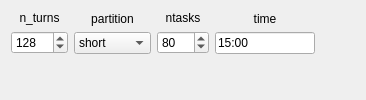
          <widget class="QWidget" name="tab_29">
           <attribute name="title">
            <string>Test</string>
           </attribute>
           <layout class="QVBoxLayout" name="verticalLayout_100">
            <item>
             <layout class="QHBoxLayout" name="horizontalLayout_49">
              <item>
               <layout class="QVBoxLayout" name="verticalLayout_122">
                <item>
                 <widget class="QLabel" name="label_139">
                  <property name="maximumSize">
                   <size>
                    <width>57</width>
                    <height>16777215</height>
                   </size>
                  </property>
                  <property name="text">
                   <string>n_turns</string>
                  </property>
                  <property name="alignment">
                   <set>Qt::AlignCenter</set>
                  </property>
                 </widget>
                </item>
                <item>
                 <widget class="QSpinBox" name="spinBox_n_turns_cmap_px_test">
                  <property name="maximumSize">
                   <size>
                    <width>57</width>
                    <height>16777215</height>
                   </size>
                  </property>
                  <property name="minimum">
                   <number>3</number>
                  </property>
                  <property name="maximum">
                   <number>10000</number>
                  </property>
                  <property name="value">
                   <number>128</number>
                  </property>
                 </widget>
                </item>
               </layout>
              </item>
              <item>
               <layout class="QVBoxLayout" name="verticalLayout_132">
                <item>
                 <widget class="QLabel" name="label_149">
                  <property name="text">
                   <string>partition</string>
                  </property>
                  <property name="alignment">
                   <set>Qt::AlignCenter</set>
                  </property>
                 </widget>
                </item>
                <item>
                 <widget class="QComboBox" name="comboBox_partition_cmap_px_test">
                  <property name="currentIndex">
                   <number>1</number>
                  </property>
                  <item>
                   <property name="text">
                    <string>normal</string>
                   </property>
                  </item>
                  <item>
                   <property name="text">
                    <string>short</string>
                   </property>
                  </item>
                  <item>
                   <property name="text">
                    <string>debug</string>
                   </property>
                  </item>
                  <item>
                   <property name="text">
                    <string>long</string>
                   </property>
                  </item>
                  <item>
                   <property name="text">
                    <string>longlong</string>
                   </property>
                  </item>
                  <item>
                   <property name="text">
                    <string>low</string>
                   </property>
                  </item>
                  <item>
                   <property name="text">
                    <string>high</string>
                   </property>
                  </item>
                 </widget>
                </item>
               </layout>
              </item>
              <item>
               <layout class="QVBoxLayout" name="verticalLayout_133">
                <item>
                 <widget class="QLabel" name="label_150">
                  <property name="maximumSize">
                   <size>
                    <width>52</width>
                    <height>16777215</height>
                   </size>
                  </property>
                  <property name="text">
                   <string>ntasks</string>
                  </property>
                  <property name="alignment">
                   <set>Qt::AlignCenter</set>
                  </property>
                 </widget>
                </item>
                <item>
                 <widget class="QSpinBox" name="spinBox_ntasks_cmap_px_test">
                  <property name="maximumSize">
                   <size>
                    <width>52</width>
                    <height>16777215</height>
                   </size>
                  </property>
                  <property name="specialValueText">
                   <string/>
                  </property>
                  <property name="minimum">
                   <number>2</number>
                  </property>
                  <property name="maximum">
                   <number>1000</number>
                  </property>
                  <property name="singleStep">
                   <number>2</number>
                  </property>
                  <property name="value">
                   <number>80</number>
                  </property>
                 </widget>
                </item>
               </layout>
              </item>
              <item>
               <layout class="QVBoxLayout" name="verticalLayout_134">
                <item>
                 <widget class="QLabel" name="label_time_common_11">
                  <property name="maximumSize">
                   <size>
                    <width>100</width>
                    <height>16777215</height>
                   </size>
                  </property>
                  <property name="text">
                   <string>time</string>
                  </property>
                  <property name="alignment">
                   <set>Qt::AlignCenter</set>
                  </property>
                 </widget>
                </item>
                <item>
                 <widget class="QLineEdit" name="lineEdit_time_cmap_px_test">
                  <property name="maximumSize">
                   <size>
                    <width>100</width>
                    <height>16777215</height>
                   </size>
                  </property>
                  <property name="text">
                   <string>15:00</string>
                  </property>
                 </widget>
                </item>
               </layout>
              </item>
              <item>
               <spacer name="horizontalSpacer_47">
                <property name="orientation">
                 <enum>Qt::Horizontal</enum>
                </property>
                <property name="sizeHint" stdset="0">
                 <size>
                  <width>40</width>
                  <height>20</height>
                 </size>
                </property>
               </spacer>
              </item>
             </layout>
            </item>
            <item>
             <spacer name="verticalSpacer_8">
              <property name="orientation">
               <enum>Qt::Vertical</enum>
              </property>
              <property name="sizeHint" stdset="0">
               <size>
                <width>20</width>
                <height>14</height>
               </size>
              </property>
             </spacer>
            </item>
           </layout>
          </widget>
